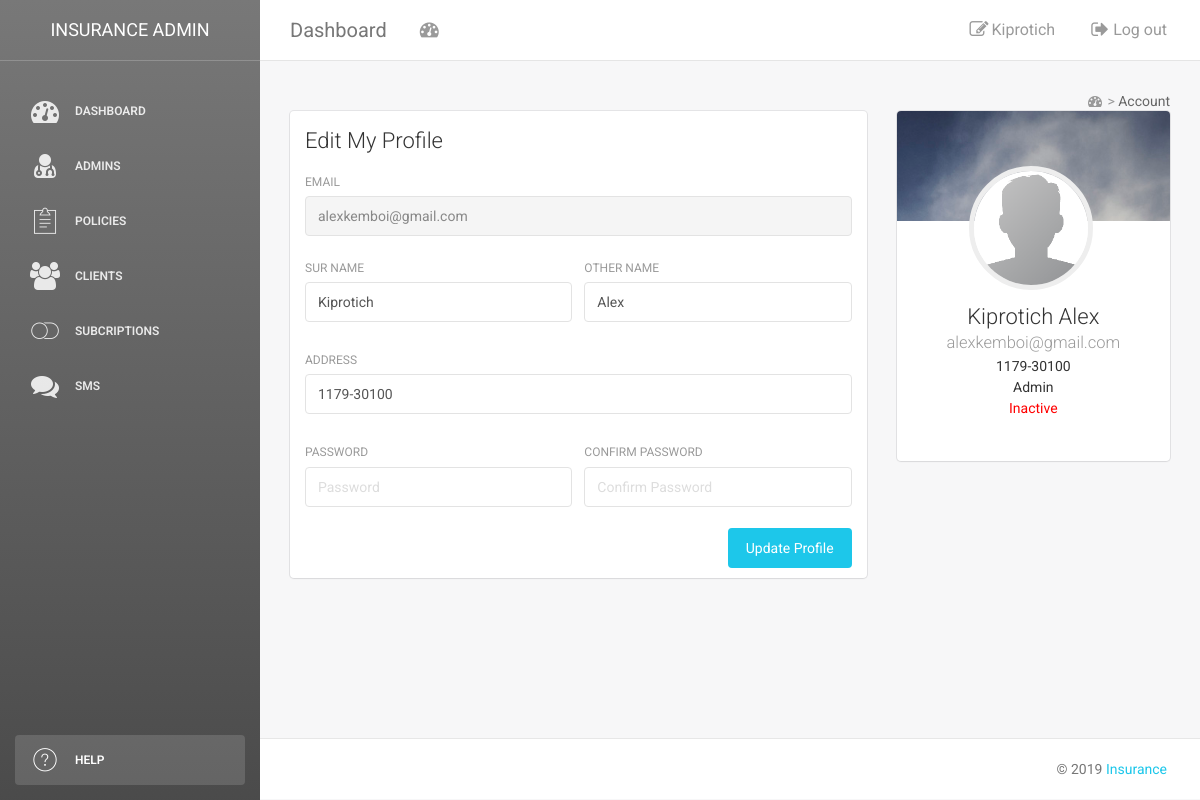
The page /account.php (signed in) on the database its author committed.
### tables this page shows
CREATE TABLE `user_details` (
  `user_Id` int(11) NOT NULL,
  `sur_Name` varchar(35) NOT NULL,
  `first_Name` varchar(35) NOT NULL,
  `id_No` int(10) NOT NULL,
  `phone_No` varchar(14) NOT NULL,
  `email_Address` varchar(65) NOT NULL,
  `address` varchar(65) NOT NULL,
  `status` int(1) NOT NULL DEFAULT '0',
  `privilege` varchar(15) NOT NULL DEFAULT 'user',
  `Password` varchar(25) NOT NULL
);

### account.php (the view, shortened to what this page needs)
<?php include 'side.php';?>
<?php include 'top.php';?>
<?php
  include "conn.php";
    $user = $_SESSION['username'];
    $sql = "SELECT * FROM user_details WHERE  email_Address='$user'";
    $query1 = mysqli_query($conn,$sql);
    $row_user = mysqli_fetch_assoc($query1);
?>
<div class="content">
             <div class="container-fluid">
			    <nav class="pull-right">
                            <a  style="color:#999" href="index.php">
                                <i class="fa fa-dashboard" ></i> >
                            </a>
                            <a  style="color:#666" href="Account.php">
                                Account
                            </a>
                </nav>
            </div>
            <div class="container-fluid">
                <div class="row">
                    <div class="col-md-8">
                        <div class="card">
                            <div class="header">
                                <h4 class="title">Edit My Profile</h4>
                            </div>
                            <div class="content">
                                <form>
                                    <div class="form-group">
                                                <label>Email</label>
                                                <input type="text" class="form-control" disabled placeholder="Email Address" value="<?php echo $row_user['email_Address']; ?>">
                                            </div>
                                    <div class="row">
                                        <div class="col-md-6">
                                            <div class="form-group">
                                                <label>Sur Name</label>
                                                <input type="text" class="form-control" placeholder="Sur Name" value="<?php echo $row_user['sur_Name']; ?>">
                                            </div>
                                        </div>
                                        <div class="col-md-6">
                                            <div class="form-group">
                                                <label>Other Name</label>
                                                <input type="text" class="form-control" placeholder="Other Name" value="<?php echo $row_user['first_Name']; ?>">
                                            </div>
                                        </div>
                                    </div>
                                    <div class="row">
                                        <div class="col-md-12">
                                            <div class="form-group">
                                                <label>Address</label>
                                                <input type="text" class="form-control" placeholder="Home Address" value="<?php echo $row_user['address']; ?>">
                                            </div>
                                        </div>
                                    </div>
                                    <div class="row">
                                        <div class="col-md-6">
                                            <div class="form-group">
                                                <label>PAssword</label>
                                                <input type="password" class="form-control" placeholder="Password">
                                            </div>
                                        </div>
                                        <div class="col-md-6">
                                            <div class="form-group">
                                                <label>Confirm Password</label>
                                                <input type="password" class="form-control" placeholder="Confirm Password">
                                            </div>
                                        </div>
                                    </div>
                                    <button type="submit" class="btn btn-info btn-fill pull-right">Update Profile</button>
                                    <div class="clearfix"></div>
                                </form>
                            </div>
                        </div>
                    </div>
                    <div class="col-md-4">
                        <div class="card card-user">
                            <div class="image">
                            </div>
                            <div class="content">
                                <div class="author">
                                     <a href="#">
                                    <img class="avatar border-gray" src="assets/img/faces/face-0.jpg" alt="..."/>
                                      <h4 class="title"><?php echo $row_user['sur_Name']; echo " "; echo $row_user['first_Name']; ?><br />
                                         <small><?php echo $row_user['email_Address']; ?></small>
                                      </h4>
                                    </a>
                                </div>
                                <p class="description text-center"> <?php echo $row_user['address']; ?> <br>
                                <?php echo $row_user['privilege']; ?> <br>
                                <?php if($row_user['status'] == "0"){echo '<span style="color:red;">Inactive</span>';}else{echo '<span style="color:green;">Active</span>';} ?>
                                </p>
                            </div>
                        </div>
                    </div>
                </div>
            </div>
        </div>
		<?php include 'footer.php';?>

### top.php (shortened to what this page needs)
<?php
    include "conn.php";
    $user = $_SESSION['username'];
    $sql = "SELECT * FROM user_details WHERE  email_Address='$user'";
    $query1 = mysqli_query($conn,$sql);
    $row_user = mysqli_fetch_assoc($query1);
?>
<div class="main-panel">
        <nav class="navbar navbar-default navbar-fixed">
            <div class="container-fluid">
                <div class="navbar-header">
                    <a class="navbar-brand" href="index.php">Dashboard</a>
                </div>
                <div class="collapse navbar-collapse">
                    <ul class="nav navbar-nav navbar-left">
                        <li>
                            <a href="index.php" class="dropdown-toggle" data-toggle="dropdown">
                                <i class="fa fa-dashboard"></i>
                            </a>
                        </li>
                    </ul>
                    <ul class="nav navbar-nav navbar-right">
                        <li>
                           <a href="account.php" title="<?php echo $_SESSION['username'];?>">
                               <p><i class="fa fa-edit"></i>
                               <?php echo ucfirst($row_user['sur_Name']);?></p>
                            </a>
                        </li>
                        <li>
                            <a href="logout.php" title="<?php echo $_SESSION['username'];?>">
                                <p><i class="fa fa-sign-out"></i>
								Log out</p>
                            </a>
                        </li>
                    </ul>
                </div>
            </div>
        </nav>

### rows shown on the page
user_details: sur_Name "Kiprotich", email_Address "alexkemboi@gmail.com", first_Name "Alex", address "1179-30100", privilege "Admin"
